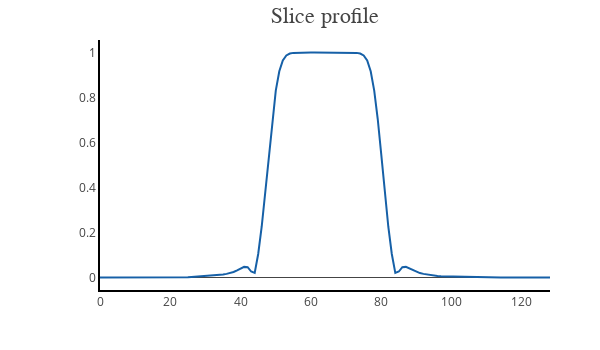

Notebook cell for this chart:
### Code cell
%get x --from Octave
%get mxy_ex_abs --from Octave

mag = go.Scatter(
    x = [i for i in range(len(mxy_ex_abs))],
    y = mxy_ex_abs,
    name = 'Slice profile',
    text = 'Slice profile',
    hoverinfo = 'x+y+text',
    line = dict(
        color = ('rgb(22, 96, 167)'),
        ),
)

data = [mag]

layout = go.Layout(
    width=600,
    height=350,
    margin=go.layout.Margin(
        l=100,
        r=50,
        b=60,
        t=40,
    ),
    xaxis=dict(
        showgrid=False,
        linecolor='black',
        linewidth=2
    ),
    yaxis=dict(
        showgrid=False,
        linecolor='black',
        linewidth=2
    ),
    annotations=[
        dict(
            x=0.5004254919715793,
            y=1.15,
            showarrow=False,
            text='Slice profile',
            font=dict(
                family='Times New Roman',
                size=22
            ),
            xref='paper',
            yref='paper'
        ),
    ],
    legend=dict(
        x=0.70,
        y=0.55,
        traceorder='normal',
        font=dict(
            family='Times New Roman',
            size=12,
            color='#000'
        ),
        bordercolor='#000000',
        borderwidth=2
    )
)

fig = dict(data=data, layout=layout)

iplot(fig, filename = 'basic-line', config = config)

### Figure 1 — Plotly figure (JSON) as saved in the notebook; plotly's stock layout.template omitted (floating-point values rounded to 4 significant figures; data arrays with more than 128 entries replaced by an {"elided": "..."} marker saying what was removed)
{"data": [{"hoverinfo": "x+y+text", "line": {"color": "rgb(22, 96, 167)"}, "name": "Slice profile", "text": "Slice profile", "type": "scatter", "uid": "531e9b9f-e0ec-4afc-bd93-35ec843907d8", "x": {"elided": "129 int values"}, "y": {"elided": "129 float values"}}], "layout": {"annotations": [{"font": {"family": "Times New Roman", "size": 22}, "showarrow": false, "text": "Slice profile", "x": 0.5004, "xref": "paper", "y": 1.15, "yref": "paper"}], "height": 350, "legend": {"bordercolor": "#000000", "borderwidth": 2, "font": {"color": "#000", "family": "Times New Roman", "size": 12}, "traceorder": "normal", "x": 0.7, "y": 0.55}, "margin": {"b": 60, "l": 100, "r": 50, "t": 40}, "width": 600, "xaxis": {"linecolor": "black", "linewidth": 2, "showgrid": false}, "yaxis": {"linecolor": "black", "linewidth": 2, "showgrid": false}}}
